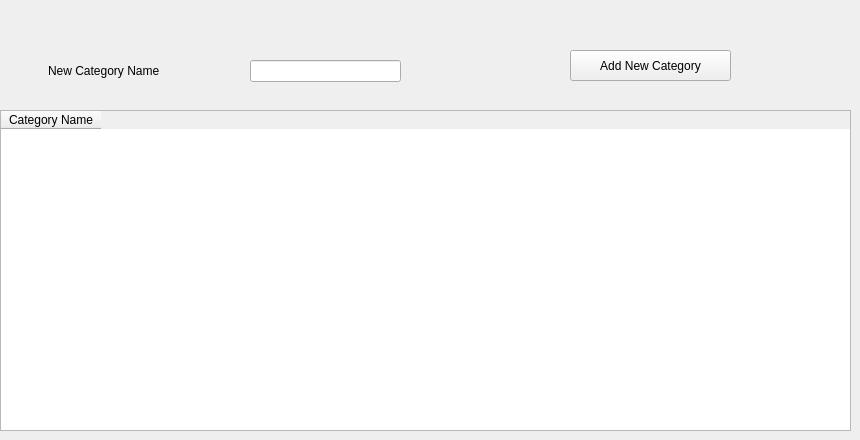
      <widget class="QWidget" name="tab_15">
       <attribute name="title">
        <string>Categories</string>
       </attribute>
       <widget class="QLabel" name="label_44">
        <property name="geometry">
         <rect>
          <x>48</x>
          <y>60</y>
          <width>171</width>
          <height>21</height>
         </rect>
        </property>
        <property name="text">
         <string>New Category Name</string>
        </property>
       </widget>
       <widget class="QLineEdit" name="lineEdit_31">
        <property name="geometry">
         <rect>
          <x>250</x>
          <y>60</y>
          <width>151</width>
          <height>22</height>
         </rect>
        </property>
       </widget>
       <widget class="QTableWidget" name="tableWidget_2">
        <property name="enabled">
         <bool>true</bool>
        </property>
        <property name="geometry">
         <rect>
          <x>0</x>
          <y>110</y>
          <width>851</width>
          <height>321</height>
         </rect>
        </property>
        <column>
         <property name="text">
          <string>Category Name</string>
         </property>
        </column>
       </widget>
       <widget class="QPushButton" name="pushButton_19">
        <property name="geometry">
         <rect>
          <x>570</x>
          <y>50</y>
          <width>161</width>
          <height>31</height>
         </rect>
        </property>
        <property name="text">
         <string>Add New Category</string>
        </property>
       </widget>
      </widget>
